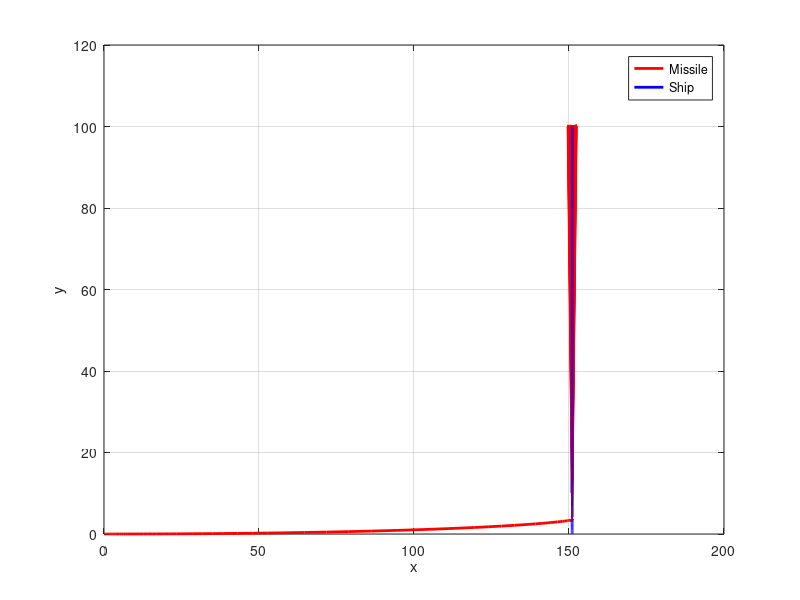

MATLAB code to generate this figure:
function missile_tracking
% parameters
alpha = 43.78;
x0 = 151.02;
v0 = 10;  %% 可以更改 v0 来讨论不同情况

% 初始条件
x_start = 0;
y_start = 0;
init = [x_start; y_start];

%时间范围 time span
tspan = [0, 10];

% 求解微分方程
[t, pos] = ode45(@(t, pos) missile_eq(t, pos, alpha, x0, v0), tspan, init);

%绘图
figure
plot(pos(:,1), pos(:,2), 'r', 'LineWidth', 2);  % missile导弹
hold on
plot(x0*ones(size(t)), v0*t, 'b', 'LineWidth', 2);  % ship乙舰
xlabel('x')
ylabel('y')
legend('Missile', 'Ship')
grid on
end

function dposdt = missile_eq(t, pos, alpha, x0, v0)
x = pos(1);
y = pos(2);

dist = sqrt((x0 - x)^2 + (v0*t - y)^2);
dxdt = alpha * v0 * (x0 - x) / dist;
dydt = alpha * v0 * (v0*t - y) / dist;

dposdt = [dxdt; dydt];
end
